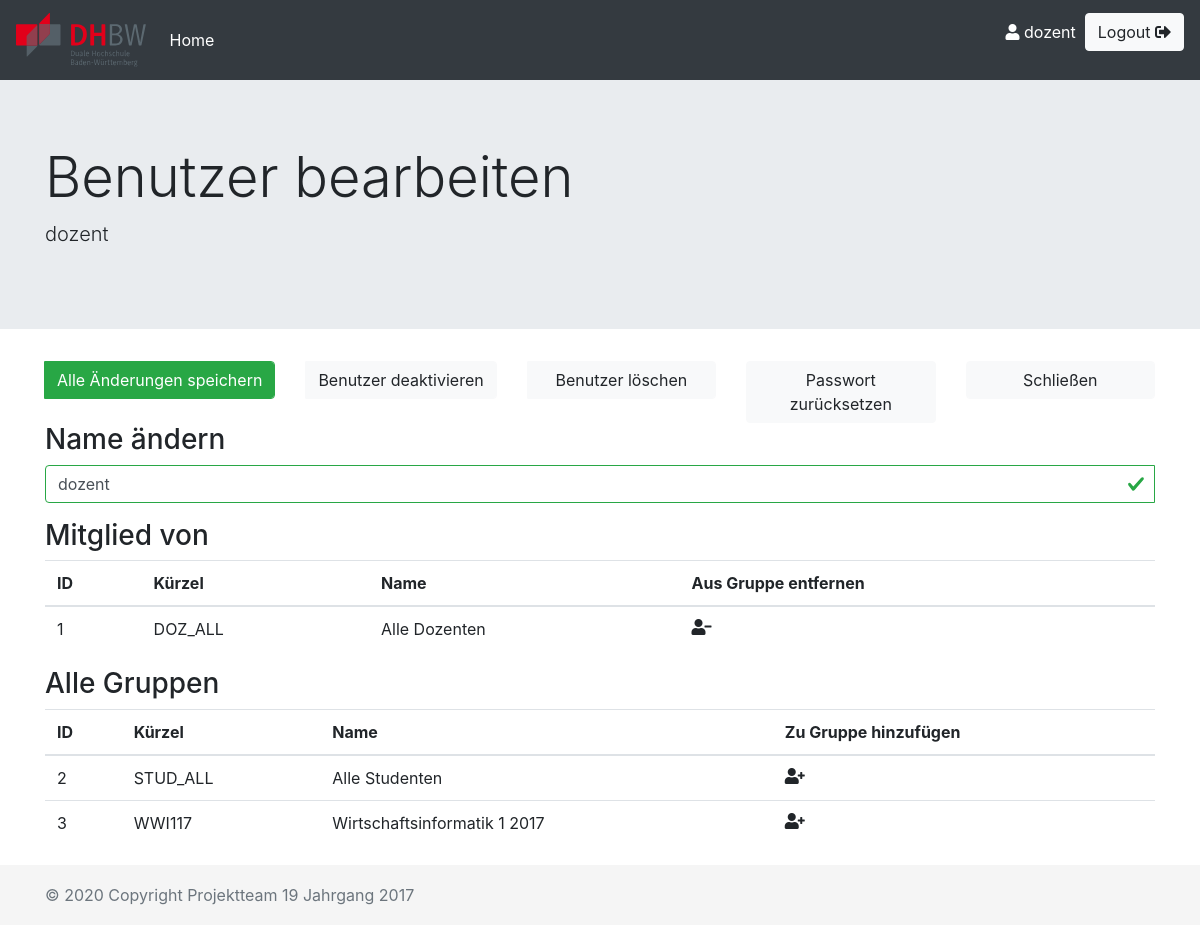
The page /components/useredit.php?id=1 (signed in) on the database its author committed.
### tables this page shows
create table if not exists vl_benutzer
(
   benutzer_id int not null auto_increment primary key,
   benutzername varchar(50) not null,
   password varchar(50) not null,
   aktiv boolean not null default true,
   datum_registriert timestamp not null default current_timestamp,
   datum_letzterlogin timestamp not null default '0000-00-00 00:00:00'
);

create table if not exists vl_gruppe
(
   gruppe_id int not null auto_increment primary key,
   gruppe_kuerzel varchar(15) not null,
   gruppenname varchar(50) not null
);

### components/useredit.php (the view, shortened to what this page needs)
<?php
require("functions.php");
$benutzer_id = $_GET['id'];
$conn = sql_connect();
$user_select = "SELECT * from vl_benutzer where benutzer_id = $benutzer_id";
$current_user = mysqli_fetch_assoc(mysqli_query($conn, $user_select));
$user_name = $current_user['benutzername'];
$user_aktiv = $current_user['aktiv'];
?>
<?php
if ($user_aktiv != 1) {
    generate_header("Benutzer bearbeiten", $user_name . ' (inaktiv)', $_SESSION['username'], '../');
} else {
    generate_header("Benutzer bearbeiten", $user_name, $_SESSION['username'], '../');
}
?>
<div class="container-xl">
    <div class="row">
        <div class="col-sm">
            <form action="useredit.php?id=<?= $benutzer_id ?>" method="post">
                <div class="input-group mb-3">
                    <input type="submit" class="form-control btn btn-success" name="save" value="Alle Änderungen speichern">
                </div>
            </form>
        </div>
        <div class="col-sm">
            <form action="useredit.php?id=<?= $benutzer_id ?>" method="post">
                <div class="input-group mb-3">
                    <?php
                    if ($user_aktiv == 1) {
                        echo '<input type="submit" class="form-control btn btn-light" name="user_deactivate" value="Benutzer deaktivieren">';
                    } else {
                        echo '<input type="submit" class="form-control btn btn-light" name="user_activate" value="Benutzer aktivieren">';
                    }
                    ?>
                </div>
            </form>
        </div>
        <div class="col-sm">
            <form action="usermgmt.php" method="post">
                <div class="input-group mb-3">
                    <input type="submit" class="form-control btn btn-light" name="user_delete" value="Benutzer löschen">
                </div>
            </form>
        </div>
        <div class="col-sm">
            <button type="button" class="btn btn-light" data-toggle="modal" data-target="#passwordResetModal">Passwort zurücksetzen</button>
        </div>
        <div class="col-sm">
            <a href="usermgmt.php" class="form-control btn btn-light">Schließen</a>
        </div>
    </div>
    <h3>Name ändern</h3>
    <form action="useredit.php?id=<?= $benutzer_id ?>" method="post" class="was-validated">
        <div class="form-group">
            <div class="input-group mb-3">
                <input type="text" name="newNameSource" id="newNameSource" class="form-control" onkeyup="fillInput('newNameSource','newNameTarget')" placeholder="Name" value="<?= $user_name ?>" size="20" />
            </div>
        </div>
    </form>
    <h3>Mitglied von</h3>
    <table class="table table-hover">
        <thead>
            <tr>
                <th>ID</th>
                <th>Kürzel</th>
                <th>Name</th>
                <th>Aus Gruppe entfernen</th>
            </tr>
        </thead>
        <tbody>
            <?php
            $conn = sql_connect();
            $group_select = "SELECT gruppe_id, gruppe_kuerzel, gruppenname from vl_gruppe where gruppe_id in (select gruppe_id from vl_benutzer_gruppe_map where benutzer_id = $benutzer_id)";
            $result = mysqli_query($conn, $group_select);
            while ($row = mysqli_fetch_assoc($result)) {
            ?>
                <tr id="memberOf_<?= $row['gruppe_id'] ?>">
                    <td><?= $row['gruppe_id'] ?></td>
                    <td><?= $row['gruppe_kuerzel'] ?></a></td>
                    <td><?= $row['gruppenname'] ?></td>
                    <td><i class="fas fa-user-minus" onclick="markRemove(<?= $row['gruppe_id'] ?>)"></i></td>
                </tr>
            <?php
            }
            ?>
        </tbody>
    </table>
    <h3>Alle Gruppen</h3>
    <table class="table table-hover">
        <thead>
            <tr>
                <th>ID</th>
                <th>Kürzel</th>
                <th>Name</th>
                <th>Zu Gruppe hinzufügen</th>
            </tr>
        </thead>
        <tbody>
            <?php
            $conn = sql_connect();
            $group_select = "SELECT gruppe_id, gruppe_kuerzel, gruppenname from vl_gruppe where gruppe_id not in (select gruppe_id from vl_benutzer_gruppe_map where benutzer_id = $benutzer_id)";
            $result = mysqli_query($conn, $group_select);
            while ($row = mysqli_fetch_assoc($result)) {
            ?>
                <tr id="noMemberOf_<?= $row['gruppe_id'] ?>">
                    <td><?= $row['gruppe_id'] ?></td>
                    <td><?= $row['gruppe_kuerzel'] ?></a></td>
                    <td><?= $row['gruppenname'] ?></td>
                    <td><i class="fas fa-user-plus" onclick="markAdd(<?= $row['gruppe_id'] ?>)"></i></td>
                </tr>
            <?php
            }
            ?>
        </tbody>
    </table>
</div>
<?php
generate_footer();
?>

### components/functions.php (shortened to what this page needs)
<?php
function generate_header($title, $jumbotron_lead, $loggedOnUser, $dirsUp)
{
?>
    <html>
    <head>
        <link rel="stylesheet" href="<?= $dirsUp ?>css/bootstrap.css" />
        <link rel="stylesheet" href="<?= $dirsUp ?>css/fontawesome/css/all.css">
        <link rel="stylesheet" href="<?= $dirsUp ?>css/sticky-footer.css" />
    </head>
    <body>
        <nav class="navbar navbar-expand-md navbar-dark bg-dark">
            <a class="navbar-brand">
            </a>
            <?php
            if ($title != "Startseite" && $title != "Logout" && $title != "Benutzer registrieren") {
            ?>
                <div class="collapse navbar-collapse" id="navbarCollapse">
                    <ul class="navbar-nav mr-auto">
                        <li class="nav-item active">
                            <?php
                            if (isset($_SESSION['dozent'])) {
                                echo '<a class="nav-link" href="doz_bereich.php">Home <span class="sr-only">(current)</span></a>';
                            } else {
                                echo '<a class="nav-link" href="stud_bereich.php">Home <span class="sr-only">(current)</span></a>';
                            }
                            ?>
                        </li>
                    </ul>
                    <form class="form-inline mt-2 mt-md-0" action="abmelden.php" method="post">
                        <span style="color: white;"><i class="fas fa-user"></i>&nbsp;<?= $loggedOnUser ?> &nbsp;</span>
                        <button type="submit" class="btn btn-light my-2 my-sm-0">Logout <i class="fas fa-sign-out-alt"></i></button>
                    </form>
                </div>
            <?php
            }
            ?>
        </nav>
        <div class="jumbotron jumbotron-fluid">
            <div class="container">
                <h1 class="display-4"><?= $title ?></h1>
                <p class="lead"><?= $jumbotron_lead ?></p>
            </div>
        </div>
    <?php
}
function generate_footer()
{
    $year = date('Y');
    ?>
        <footer class="footer-custom">
            <div class="container">
                <span class="text-muted">© <?= $year ?> Copyright Projektteam 19 Jahrgang 2017</span>
            </div>
        </footer>
    </body>
    </html>
<?php
}

### css/sticky-footer.css (style rules this page uses)
html { position: relative; min-height: 100%; }
body { margin-bottom: 80px; }
.footer-custom { position: absolute; bottom: 0; width: 100%; height: 60px; line-height: 60px; background-color: #f5f5f5; }

### rows shown on the page
vl_benutzer: benutzername "dozent", newNameSource "dozent"
vl_gruppe: gruppe_id "1", gruppe_kuerzel "DOZ_ALL", gruppenname "Alle Dozenten"
vl_gruppe: gruppe_id "2", gruppe_kuerzel "STUD_ALL", gruppenname "Alle Studenten"
vl_gruppe: gruppe_id "3", gruppe_kuerzel "WWI117", gruppenname "Wirtschaftsinformatik 1 2017"

### other values the page prints
$title "Benutzer bearbeiten"
